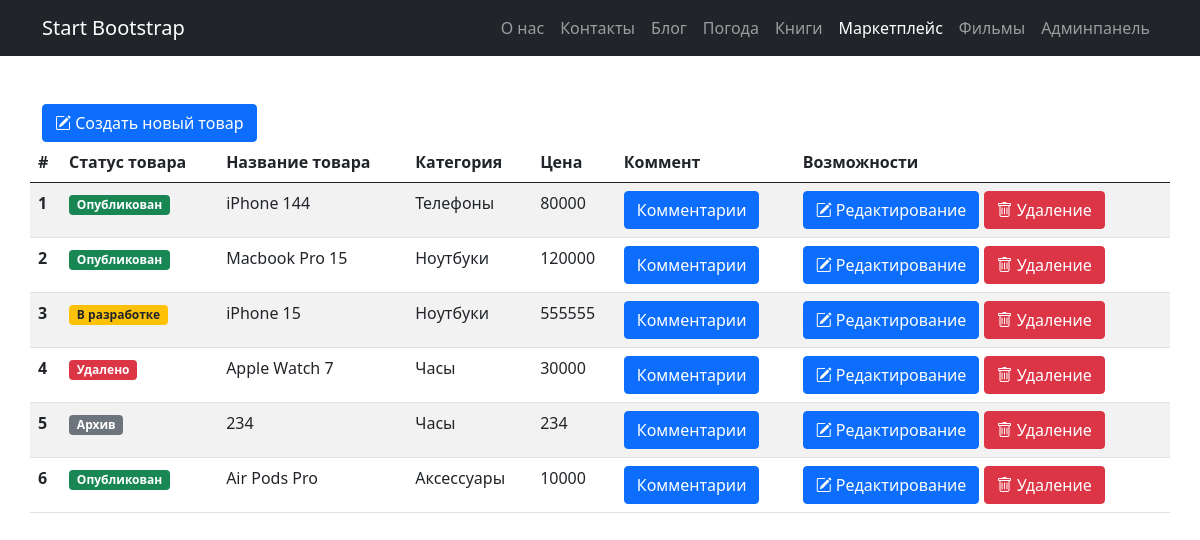
The app's page /marketplace/ with its own data.
### marketplace/models.py (models this page shows, shortened)
class Product(models.Model):
    STATUS_CHOICES = [
        (1, 'Опубликован'),
        (2, 'В разработке'),
        (3, 'Архив'),
        (4, 'Удалено'),
    ]
    name = models.CharField("Название товара", max_length=200)
    description = models.TextField("Описание товара", blank=True, null=True)
    image = models.ImageField(
        "Изображение товара",
        blank=True,
        null=True,
        upload_to="images/product/%Y/%m/%d/",
        validators=[
            FileExtensionValidator(allowed_extensions=("png", "jpg", "webp", "gif"))
        ],
    )
    category = models.ForeignKey(Category, on_delete=models.CASCADE)
    status = models.IntegerField("Статус", choices=STATUS_CHOICES)
    price = models.IntegerField("Стоимость")
    comment = models.ManyToManyField(Feedback,verbose_name="Отзыв", blank=True)

class Category(models.Model):
    name = models.CharField(max_length=200)
    def __str__(self):
        return self.name

### marketplace/views.py (the view)
# urls.py: path("", views.product_list, name='product_list'),
def product_list(request):
    products = Product.objects.all()
    return render(request, "marketplace/product_list.html",
                  {"products": products})

### marketplace/templates/marketplace/product_list.html (shortened to what this page needs)
{% extends "blog/base.html" %}
{% block content %}
<link rel="stylesheet" href="https://cdn.jsdelivr.net/npm/bootstrap-icons@1.11.3/font/bootstrap-icons.min.css">
<a type="button"
href="{% url "marketplace:product_create" %}"
class="btn btn-primary">
  <i class="bi bi-pencil-square"></i>
  Создать новый товар
</a>
<div class="row ">
    <div class="col">
        <div class="row">
            <table class="table table-striped table-hover">
              <thead>
                <tr>
                  <th scope="col">#</th>
                  <th scope="col">Статус товара</th>
                  <th scope="col">Название товара</th>
                  <th scope="col">Категория</th>
                  <th scope="col">Цена</th>
                  <th scope="col">Коммент</th>
                  <th scope="col">Возможности</th>
                </tr>
              </thead>
              <tbody>
                {% for p in products %}
                  <tr>
                    <th scope="row">{{ forloop.counter }}</th>
                    <td>
                    {% if p.status == 1 %}
                      <span class="badge bg-success">
                        {{ p.get_status_display }}
                      </span>
                    {% elif p.status == 2 %}
                      <span class="badge bg-warning text-dark">
                        {{ p.get_status_display }}
                      </span>
                    {% elif p.status == 3 %}
                      <span class="badge bg-secondary">
                        {{ p.get_status_display }}
                      </span>
                    {% elif p.status == 4 %}
                      <span class="badge bg-danger">
                        {{ p.get_status_display }}
                      </span>
                      {% endif %}
                      </td>
                    <td>{{ p.name }}</td>
                    <td>{{ p.category }}</td>
                    <td>{{ p.price }}</td>
                    <td>
                      <a type="button"
                      href="{% url "marketplace:product_comment" pk=p.pk %}"
                      class="btn btn-primary">
                        Комментарии
                      </a>
                    </td>
                    <td>
                      <a type="button"
                      href="{% url "marketplace:product_edit" pk=p.pk %}"
                      class="btn btn-primary">
                        <i class="bi bi-pencil-square"></i>
                        Редактирование
                      </a>
                      <a type="button"
                      href="{% url "marketplace:product_delete" pk=p.pk %}"
                      class="btn btn-danger">
                        <i class="bi bi-trash"></i>
                        Удаление
                      </a>
                    </td>
                  </tr>
                {% endfor %}
              </tbody>
            </table>
        </div>
    </div>
</div>
{% endblock %}

### blog/static/css/blog.css (style rules this page uses)
body { margin:0; padding:0; font-family:helvetica, sans-serif; }
a { color:#00abff; text-decoration:none; }

### records on screen
Product: status "Опубликован", name "iPhone 144", category "Телефоны", price "80000"
Product: status "Опубликован", name "Macbook Pro 15", category "Ноутбуки", price "120000"
Product: status "В разработке", name "iPhone 15", category "Ноутбуки", price "555555"
Product: status "Удалено", name "Apple Watch 7", category "Часы", price "30000"
Product: status "Архив", name "234", category "Часы", price "234"
Product: status "Опубликован", name "Air Pods Pro", category "Аксессуары", price "10000"
